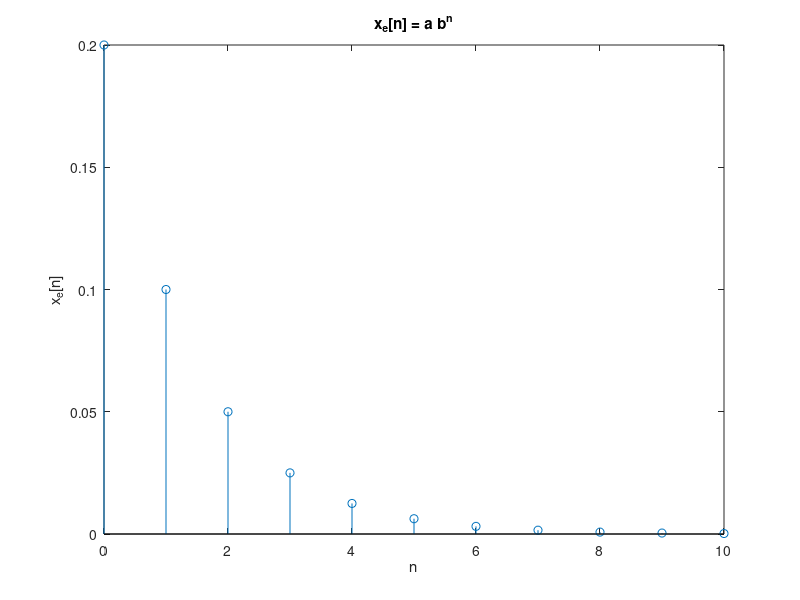

MATLAB code to generate this figure:
%exponential sequence
a = 0.2; b = 0.5;
n1 = 0; n2 = 10; n = n1:n2;
xe = a*b.^n;
stem(n, xe)
xlabel('n'); ylabel('x_e[n]'); title('x_e[n] = a b^n')

a = 0.2; b = 0.5;
n1 = 0; n2 = 10; n = n1:n2;
xe = @(n) (a*b.^n);
stem(n, xe(n))
xlabel('n'); ylabel('x_e[n]'); title('x_e[n] = a b^n')
